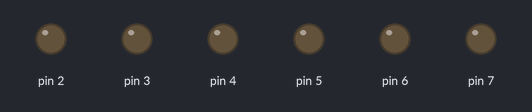
Recording of a sketch running on a simulated Arduino Uno, built with avr-gcc and run on an emulated ATmega328P. Parts: output pins drawn as LEDs (lit = HIGH). Random numbers use the default seed unless the sketch sets one.

Above: at 0.1 s.
At 2.1 s:
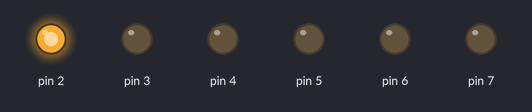
At 11.1 s:
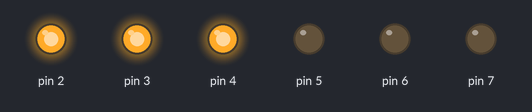
At 19.1 s:
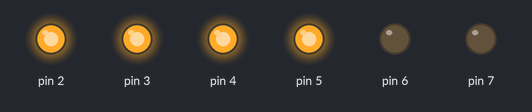
At 28.1 s:
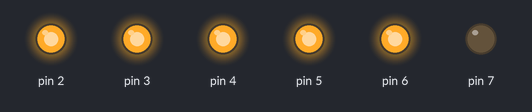
At 39.1 s:
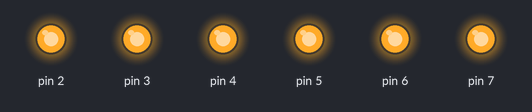
Timing chart, 0 to 40.0 s (numbered marks = the images above):
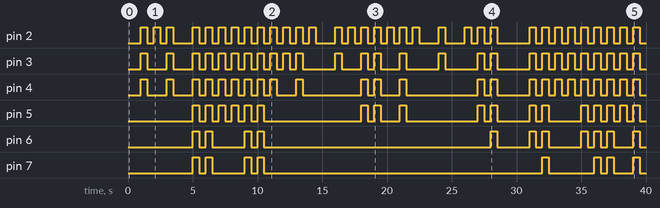

The sketch:

led_dice.ino
```cpp
void setup()
{
  for (int i=2; i<8; i++)
  	pinMode(i,OUTPUT);
  randomSeed(analogRead(0));
}

void loop()
{
  int Random = random(2,9);
  for (int i=2; i<Random; i++)
  	digitalWrite(i,HIGH);
  delay(500);
  for (int i=2; i<Random; i++)
  	digitalWrite(i,LOW);
  delay(500);

}
```

Measured:
- by itself, pin 2: LOW → HIGH at 1.0 s, → LOW 0.50 s later, → HIGH 0.50 s later, → LOW 0.50 s later, … (66 changes in this stretch)
- by itself, pin 3: LOW → HIGH at 1.0 s, → LOW 0.50 s later, → HIGH 1.5 s later, → LOW 0.50 s later, … (54 changes in this stretch)
- by itself, pin 4: LOW → HIGH at 1.0 s, → LOW 0.50 s later, → HIGH 1.5 s later, → LOW 0.50 s later, … (48 changes in this stretch)
- by itself, pin 5: LOW → HIGH at 5.0 s, → LOW 0.50 s later, → HIGH 0.50 s later, → LOW 0.50 s later, … (36 changes in this stretch)
- by itself, pin 6: LOW → HIGH at 5.0 s, → LOW 0.50 s later, → HIGH 0.50 s later, → LOW 0.50 s later, … (22 changes in this stretch)
- by itself, pin 7: LOW → HIGH at 5.0 s, → LOW 0.50 s later, → HIGH 0.50 s later, → LOW 0.50 s later, … (16 changes in this stretch)
